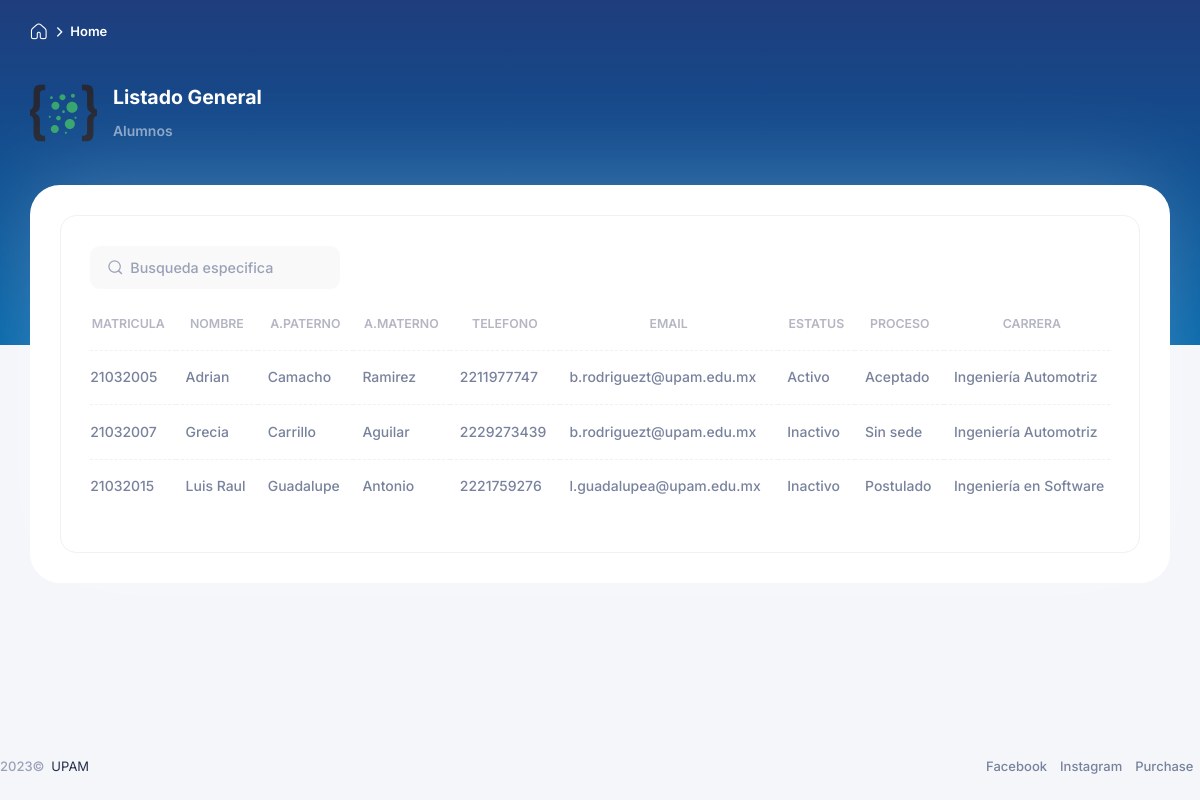
Screenshot of /director/alumnos.php (signed in) with the database file from the repository.
### tables this page shows
CREATE TABLE `alumnos` (
  `Matricula` int(11) NOT NULL,
  `NombreA` varchar(255) NOT NULL,
  `ApellidoP` varchar(255) NOT NULL,
  `ApellidoM` varchar(255) NOT NULL,
  `Telefono` bigint(20) NOT NULL,
  `CorreoE` varchar(255) NOT NULL,
  `Carrera` int(11) DEFAULT NULL,
  `Estatus` tinyint(1) NOT NULL,
  `Proceso` int(11) NOT NULL,
  `idProceso` int(11) DEFAULT NULL
);

CREATE TABLE `carrera` (
  `IdCarrera` int(11) NOT NULL,
  `NombrePE` varchar(25) NOT NULL
);

### director/alumnos.php (the view, shortened to what this page needs)
<!DOCTYPE html>
<html lang="en">
<head>
	<link href="../assets/plugins/custom/fullcalendar/fullcalendar.bundle.css" rel="stylesheet" type="text/css" />
	<link href="../assets/plugins/custom/datatables/datatables.bundle.css" rel="stylesheet" type="text/css" />
	<link href="../assets/plugins/global/plugins.bundle.css" rel="stylesheet" type="text/css" />
	<link href="../assets/css/style.bundle.css" rel="stylesheet" type="text/css" />
</head>
<?php include('conexion.php') ?>
<body id="kt_app_body" data-kt-app-header-fixed-mobile="true" data-kt-app-toolbar-enabled="true" class="app-default">
	<div class="d-flex flex-column flex-root app-root" id="kt_app_root">
		<div class="app-page flex-column flex-column-fluid" id="kt_app_page">
			<div class="app-wrapper flex-column flex-row-fluid" id="kt_app_wrapper">
				<div id="kt_app_toolbar" class="app-toolbar py-6">
					<div id="kt_app_toolbar_container" class="app-container container-xxl d-flex align-items-start">
						<div class="d-flex flex-column flex-row-fluid">
							<div class="d-flex align-items-center pt-1">
								<ul class="breadcrumb breadcrumb-separatorless fw-semibold">
									<li class="breadcrumb-item text-white fw-bold lh-1">
										<a href="index.php" class="text-white text-hover-primary">
											<i class="ki-outline ki-home text-white fs-3"></i>
										</a>
									</li>
									<li class="breadcrumb-item">
										<i class="ki-outline ki-right fs-4 text-white mx-n1"></i>
									</li>
									<li class="breadcrumb-item text-white fw-bold lh-1">Home</li>
								</ul>
							</div>
								<div class="d-flex flex-stack flex-wrap flex-lg-nowrap gap-4 gap-lg-10 pt-6 pb-18 py-lg-13">
								<div class="page-title d-flex align-items-center me-3">
									<img alt="Logo" src="../assets/media/svg/misc/layer.svg" class="h-60px me-5" />
									<h1 class="page-heading d-flex text-white fw-bolder fs-2 flex-column justify-content-center my-0">Listado General
										<span class="page-desc text-white opacity-50 fs-6 fw-bold pt-4">Alumnos</span>
									</h1>
								</div>
							</div>
						</div>
					</div>
				</div>
				<div class="app-container container-xxl">
					<div class="app-main flex-column flex-row-fluid" id="kt_app_main">
						<div class="d-flex flex-column flex-column-fluid">
							<div id="kt_app_content" class="app-content">
								<div class="card">
									<div class="card-header border-0 pt-6">
										<div class="card-title">
											<div class="d-flex align-items-center position-relative my-1">
												<i class="ki-outline ki-magnifier fs-3 position-absolute ms-5"></i>
												<input type="text" data-kt-customer-table-filter="search" class="form-control form-control-solid w-250px ps-12" placeholder="Busqueda especifica" />
											</div>
										</div>
									</div>
									<div class="card-body pt-0">
										<table class="table align-middle table-row-dashed fs-6 gy-5" id="kt_customers_table">
											<thead>
												<tr class="text-start text-gray-400 fw-bold fs-7 text-uppercase gs-0">
													<th style="text-align: center;">Matricula</th>
													<th style="text-align: center;">Nombre</th>
													<th style="text-align: center;">A.Paterno</th>
													<th style="text-align: center;">A.Materno</th>
													<th style="text-align: center;">Telefono</th>
													<th style="text-align: center;">Email</th>
													<th style="text-align: center;">Estatus</th>
													<th style="text-align: center;">Proceso</th>
													<th style="text-align: center;">Carrera</th>
												</tr>
											</thead>
											<tbody class="fw-semibold text-gray-600">
												<?php
												function proceso($proceso)
												{
													switch ($proceso) {
														case 0:
															return "Sin sede";
														case 1:
															return "Postulado";
														case 2:
															return "Aceptado";
													}
												}
												$sql = "select al.Matricula,al.NombreA,al.ApellidoP,al.ApellidoM,al.Telefono,al.CorreoE,al.Estatus,al.Proceso,c.NombrePE
												from alumnos as al
												INNER JOIN carrera as c on al.Carrera = c.IdCarrera;
												";
												$result = $conn->query($sql);
												if ($result->num_rows > 0) {
													while ($row = $result->fetch_assoc()) {
														echo "<tr>
															  <td>" . $row["Matricula"] . "</td>";
														echo "<td>" . $row["NombreA"] . "</td>";
														echo "<td>" . $row["ApellidoP"] . "</td>";
														echo "<td>" . $row["ApellidoM"] . "</td>";
														echo "<td>" . $row["Telefono"] . "</td>";
														echo "<td>" . $row["CorreoE"] . "</td>";
														echo "<td>" . ($row["Estatus"] == 1 ? "Activo" : "Inactivo") . "</td>";
														echo "<td>" . proceso($row["Proceso"]) . "</td>";
														echo "<td>" . $row["NombrePE"] . "</td></tr>";
													}
												} else {
													echo "Error";
												}
												?>
											</tbody>
										</table>
									</div>
								</div>
							</div>
						</div>
					</div>
				</div>
			</div>
		</div>
	</div>
</body>
<footer>
	<?php include('footer.php') ?>
</footer>
</html>

### director/footer.php
<div id="kt_app_footer" class="app-footer d-flex flex-column flex-md-row align-items-center flex-center flex-md-stack py-2 py-lg-4">
								<div class="text-dark order-2 order-md-1">
									<span class="text-muted fw-semibold me-1">2023&copy;</span>
									<a href="https://www.upamozoc.edu.mx" target="_blank" class="text-gray-800 text-hover-primary">UPAM</a>
								</div>
								<ul class="menu menu-gray-600 menu-hover-primary fw-semibold order-1">
									<li class="menu-item">
										<a href="https://www.facebook.com/UPAMOZOC/?locale=es_LA" target="_blank" class="menu-link px-2">Facebook</a>
									</li>
									<li class="menu-item">
										<a href="https://www.instagram.com/upamozoc/?hl=es" target="_blank" class="menu-link px-2">Instagram</a>
									</li>
									<li class="menu-item">
										<a href="https://1.envato.market/EA4JP" target="_blank" class="menu-link px-2">Purchase</a>
									</li>
								</ul>
							</div>

### rows the page displays
alumnos: Matricula "21032005", NombreA "Adrian", ApellidoP "Camacho", ApellidoM "Ramirez", Telefono "2211977747", CorreoE "b.rodriguezt@upam.edu.mx", Estatus "Activo", Proceso "Aceptado", carrera.NombrePE "Ingeniería Automotriz"
alumnos: Matricula "21032007", NombreA "Grecia", ApellidoP "Carrillo", ApellidoM "Aguilar", Telefono "2229273439", CorreoE "b.rodriguezt@upam.edu.mx", Estatus "Inactivo", Proceso "Sin sede", carrera.NombrePE "Ingeniería Automotriz"
alumnos: Matricula "21032015", NombreA "Luis Raul", ApellidoP "Guadalupe", ApellidoM "Antonio", Telefono "2221759276", CorreoE "l.guadalupea@upam.edu.mx", Estatus "Inactivo", Proceso "Postulado", carrera.NombrePE "Ingeniería en Software"
